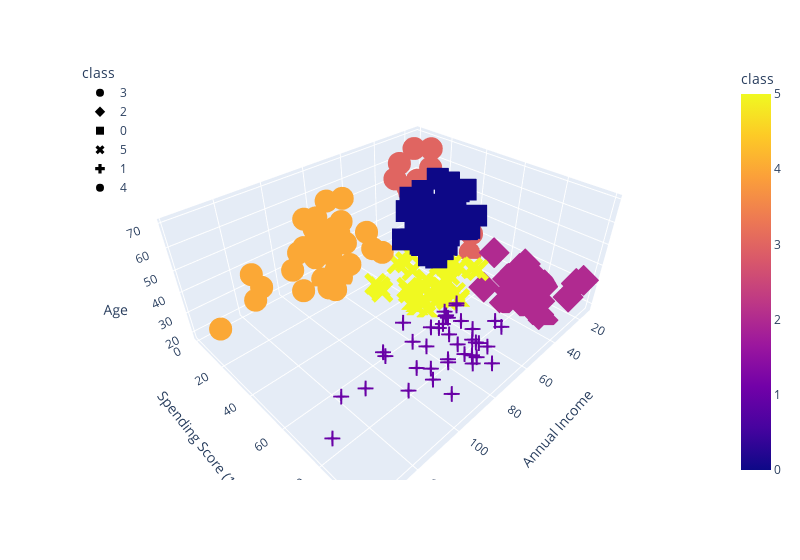

Write notebook code for a chart like this one.
### Code cell
# Plotting the 3D-Scatter with x="Annual Income", y="Spending Score (1-100)" and z="Age"
fig = px.scatter_3d(
    six_clusters,
    x="Annual Income",
    y="Spending Score (1-100)",
    z="Age",
    color="class",
    symbol="class",
    width=800,
)
fig.update_layout(legend=dict(x=0, y=1))
fig.show()

### Figure 1 — Plotly figure (JSON) as saved in the notebook; plotly's stock layout.template omitted (floating-point values rounded to 4 significant figures)
{"data": [{"hovertemplate": "class=%{marker.color}<br>Annual Income=%{x}<br>Spending Score (1-100)=%{y}<br>Age=%{z}<extra></extra>", "legendgroup": "3", "marker": {"color": [3, 3, 3, 3, 3, 3, 3, 3, 3, 3, 3, 3, 3, 3, 3, 3, 3, 3, 3, 3, 3], "coloraxis": "coloraxis", "symbol": "circle"}, "mode": "markers", "name": "3", "scene": "scene", "showlegend": true, "type": "scatter3d", "x": [15, 16, 17, 18, 19, 19, 20, 20, 21, 23, 24, 25, 28, 28, 29, 30, 33, 33, 34, 37, 39], "y": [39, 6, 40, 6, 3, 14, 15, 13, 35, 29, 35, 5, 14, 32, 31, 4, 4, 14, 17, 26, 28], "z": [19, 20, 31, 35, 64, 67, 58, 37, 35, 52, 35, 46, 54, 45, 40, 60, 53, 49, 42, 36, 49]}, {"hovertemplate": "class=%{marker.color}<br>Annual Income=%{x}<br>Spending Score (1-100)=%{y}<br>Age=%{z}<extra></extra>", "legendgroup": "2", "marker": {"color": [2, 2, 2, 2, 2, 2, 2, 2, 2, 2, 2, 2, 2, 2, 2, 2, 2, 2, 2, 2, 2, 2], "coloraxis": "coloraxis", "symbol": "diamond"}, "mode": "markers", "name": "2", "scene": "scene", "showlegend": true, "type": "scatter3d", "x": [15, 16, 17, 18, 19, 19, 20, 20, 21, 23, 24, 25, 28, 28, 29, 30, 33, 33, 34, 37, 38, 39], "y": [81, 77, 76, 94, 72, 99, 77, 79, 66, 98, 73, 73, 82, 61, 87, 73, 92, 81, 73, 75, 92, 65], "z": [21, 23, 22, 23, 30, 35, 24, 22, 20, 35, 25, 31, 29, 35, 23, 21, 18, 21, 30, 20, 24, 24]}, {"hovertemplate": "class=%{marker.color}<br>Annual Income=%{x}<br>Spending Score (1-100)=%{y}<br>Age=%{z}<extra></extra>", "legendgroup": "0", "marker": {"color": [0, 0, 0, 0, 0, 0, 0, 0, 0, 0, 0, 0, 0, 0, 0, 0, 0, 0, 0, 0, 0, 0, 0, 0, 0, 0, 0, 0, 0, 0, 0, 0, 0, 0, 0, 0, 0, 0, 0, 0, 0, 0, 0, 0, 0], "coloraxis": "coloraxis", "symbol": "square"}, "mode": "markers", "name": "0", "scene": "scene", "showlegend": true, "type": "scatter3d", "x": [38, 39, 40, 42, 43, 43, 43, 44, 44, 46, 46, 47, 47, 48, 48, 48, 49, 49, 50, 50, 54, 54, 54, 54, 54, 54, 54, 57, 58, 59, 60, 60, 61, 62, 62, 62, 63, 63, 63, 63, 63, 65, 65, 67, 67], "y": [35, 36, 55, 52, 60, 45, 41, 50, 46, 46, 56, 52, 59, 51, 50, 48, 55, 42, 49, 56, 47, 53, 42, 51, 41, 44, 46, 58, 46, 55, 49, 47, 42, 48, 59, 56, 50, 46, 43, 48, 52, 43, 59, 43, 57], "z": [65, 48, 50, 49, 59, 50, 47, 51, 69, 53, 70, 67, 54, 63, 43, 68, 70, 47, 60, 60, 59, 45, 49, 57, 67, 46, 48, 55, 50, 68, 48, 47, 48, 49, 67, 49, 66, 54, 68, 66, 65, 63, 49, 51, 50]}, {"hovertemplate": "class=%{marker.color}<br>Annual Income=%{x}<br>Spending Score (1-100)=%{y}<br>Age=%{z}<extra></extra>", "legendgroup": "5", "marker": {"color": [5, 5, 5, 5, 5, 5, 5, 5, 5, 5, 5, 5, 5, 5, 5, 5, 5, 5, 5, 5, 5, 5, 5, 5, 5, 5, 5, 5, 5, 5, 5, 5, 5, 5, 5, 5, 5, 5], "coloraxis": "coloraxis", "symbol": "x"}, "mode": "markers", "name": "5", "scene": "scene", "showlegend": true, "type": "scatter3d", "x": [39, 40, 40, 40, 42, 43, 46, 46, 48, 48, 48, 54, 54, 54, 54, 54, 57, 58, 59, 60, 60, 60, 60, 61, 62, 62, 62, 63, 64, 64, 65, 65, 67, 67, 69, 70, 72, 76], "y": [61, 47, 42, 42, 60, 54, 51, 55, 59, 59, 47, 54, 48, 52, 55, 57, 55, 60, 41, 40, 42, 52, 50, 49, 41, 55, 42, 54, 42, 46, 48, 50, 56, 40, 58, 29, 34, 40], "z": [31, 27, 29, 31, 33, 31, 27, 19, 18, 19, 32, 26, 40, 23, 38, 21, 22, 34, 18, 40, 32, 24, 27, 20, 23, 26, 21, 19, 38, 19, 18, 19, 27, 38, 40, 23, 25, 28]}, {"hovertemplate": "class=%{marker.color}<br>Annual Income=%{x}<br>Spending Score (1-100)=%{y}<br>Age=%{z}<extra></extra>", "legendgroup": "1", "marker": {"color": [1, 1, 1, 1, 1, 1, 1, 1, 1, 1, 1, 1, 1, 1, 1, 1, 1, 1, 1, 1, 1, 1, 1, 1, 1, 1, 1, 1, 1, 1, 1, 1, 1, 1, 1, 1, 1, 1, 1], "coloraxis": "coloraxis", "symbol": "cross"}, "mode": "markers", "name": "1", "scene": "scene", "showlegend": true, "type": "scatter3d", "x": [69, 70, 71, 71, 71, 72, 73, 73, 74, 75, 76, 77, 77, 78, 78, 78, 78, 78, 78, 79, 81, 85, 86, 87, 87, 87, 88, 88, 93, 97, 98, 99, 101, 103, 103, 113, 120, 126, 137], "y": [91, 77, 95, 75, 75, 71, 88, 73, 72, 93, 87, 97, 74, 90, 88, 76, 89, 78, 73, 83, 93, 75, 95, 63, 75, 92, 86, 69, 90, 86, 88, 97, 68, 85, 69, 91, 79, 74, 83], "z": [39, 31, 40, 38, 39, 31, 29, 32, 35, 32, 32, 28, 32, 34, 39, 38, 27, 30, 30, 29, 31, 36, 33, 32, 28, 36, 30, 27, 35, 32, 29, 30, 28, 36, 32, 38, 35, 32, 30]}, {"hovertemplate": "class=%{marker.color}<br>Annual Income=%{x}<br>Spending Score (1-100)=%{y}<br>Age=%{z}<extra></extra>", "legendgroup": "4", "marker": {"color": [4, 4, 4, 4, 4, 4, 4, 4, 4, 4, 4, 4, 4, 4, 4, 4, 4, 4, 4, 4, 4, 4, 4, 4, 4, 4, 4, 4, 4, 4, 4, 4, 4, 4, 4], "coloraxis": "coloraxis", "symbol": "circle"}, "mode": "markers", "name": "4", "scene": "scene", "showlegend": true, "type": "scatter3d", "x": [71, 71, 71, 73, 73, 74, 75, 77, 77, 78, 78, 78, 78, 78, 78, 79, 81, 85, 86, 87, 87, 87, 88, 88, 93, 97, 98, 99, 101, 103, 103, 113, 120, 126, 137], "y": [35, 11, 9, 5, 7, 10, 5, 12, 36, 22, 17, 20, 16, 1, 1, 35, 5, 26, 20, 27, 13, 10, 13, 15, 14, 32, 15, 39, 24, 17, 23, 8, 16, 28, 18], "z": [43, 59, 47, 20, 44, 19, 57, 25, 48, 34, 43, 44, 47, 37, 34, 56, 19, 50, 42, 36, 40, 36, 52, 58, 59, 37, 46, 41, 54, 41, 34, 33, 47, 45, 32]}], "layout": {"coloraxis": {"colorbar": {"title": {"text": "class"}}, "colorscale": [[0, "#0d0887"], [0.1111, "#46039f"], [0.2222, "#7201a8"], [0.3333, "#9c179e"], [0.4444, "#bd3786"], [0.5556, "#d8576b"], [0.6667, "#ed7953"], [0.7778, "#fb9f3a"], [0.8889, "#fdca26"], [1, "#f0f921"]]}, "legend": {"title": {"text": "class"}, "tracegroupgap": 0, "x": 0, "y": 1}, "margin": {"t": 60}, "scene": {"domain": {"x": [0, 1], "y": [0, 1]}, "xaxis": {"title": {"text": "Annual Income"}}, "yaxis": {"title": {"text": "Spending Score (1-100)"}}, "zaxis": {"title": {"text": "Age"}}}, "width": 800}}
